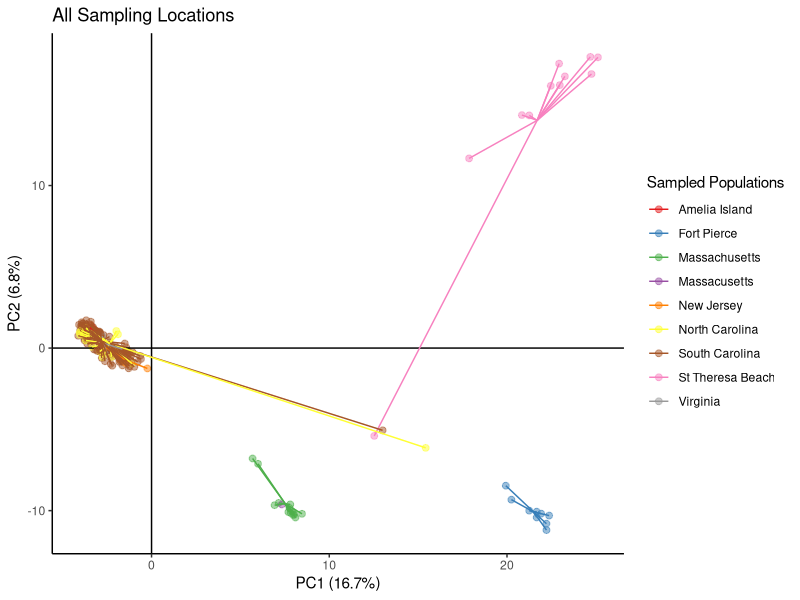

Write R code to recreate this figure. (Note: this script raises an error after producing the figure.)
## PC 
rm(list=ls())
library(ggplot2)
library(readxl)
library(RColorBrewer)
dat <- read.delim("data/diop_90perc_genome.95perc.GT_noNAs.txt",sep="\t") 
meta = read_xlsx("data/Revised Diop Meta.xlsx")
colnames(dat) = meta$'New Code'[match(colnames(dat),meta$plateID)]
dat = dat[,!is.na(colnames(dat))]
meta_sub = meta[match(colnames(dat),meta$'New Code'),]
meta_sub$State[substr(meta_sub$'New Code',1,4)=="FlAM"] = "Amelia Island"
meta_sub$State[substr(meta_sub$'New Code',1,4)=="FlFP"] = "Fort Pierce"
meta_sub$State[substr(meta_sub$'New Code',1,4)=="FlSB"] = "St Theresa Beach"

pc <- prcomp(t(dat))
scores <- data.frame(pc$x) #scores for all individuals through all PCs
scores = data.frame(pop = meta_sub$State,scores)
xbar1 = tapply(scores$PC1,scores$pop,mean)
xbar2 = tapply(scores$PC2,scores$pop,mean)
scores = data.frame(scores[,c("pop","PC1","PC2")],
                    xbar1 = xbar1[match(scores$pop,names(xbar1))],
                    xbar2 = xbar2[match(scores$pop,names(xbar2))])
cols <- brewer.pal(n = length(unique(scores$pop)), name = "Set1")
print(head((((pc$sdev)^2)/sum((pc$sdev)^2))*100))

p2 <- ggplot(scores, aes(x=PC1, y=PC2, colour=pop))+
  geom_point(size=2, alpha = 0.5)+
    scale_color_manual(values = cols)+ 
  geom_hline(yintercept = 0)+
  geom_vline(xintercept = 0)+
    geom_segment(aes(x=PC1, y=PC2, xend=xbar1, yend=xbar2, colour = pop))+
  ggtitle("All Sampling Locations")+
  theme_classic()+
  labs(y= "PC2 (6.8%)", x= "PC1 (16.7%)", colour = "Sampled Populations")


#find sample IDs for outliers
tmp = scores[scores$PC1>10 & scores$PC1<18 & scores$PC2 > -10 & scores$PC2<0,]

pdf("output/PC.pdf")
print(p2)
print(p2 + annotate("text",x=tmp$PC1,y=tmp$PC2,label=rownames(tmp),adj=0))
dev.off()

#